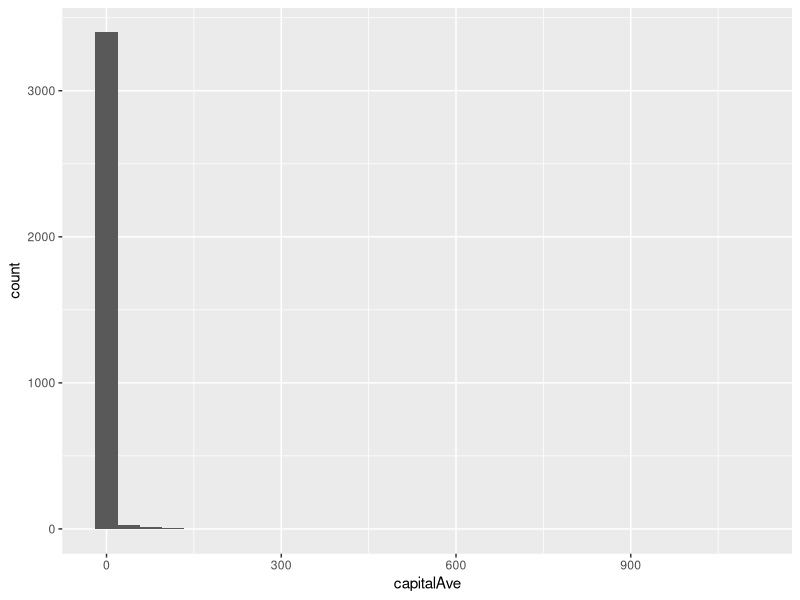

Write the R code that produced this figure. (Note: this script raises an error after producing the figure.)
# ########################################################################################
# JHU Data Science - Summary
# Kevin Guillemot
# 
# ########################################################################################

# ########################################################################################
# R settings
# ########################################################################################

# Clear Environment
rm(list = ls())
#Close all graphs
graphics.off()

# Profiler
#system.time() for a single expression
#Rprof() keeps track of function call stack every 0.02 seconds and print it
#SummaryRprof() organizes. by.self option

# Debugger
#debug(lm) will enter debug mode next time function is called. n for next instruction


# ########################################################################################
# Libraries
# ########################################################################################
library(caret)
library(kernlab)
library(splines)

library(data.table)
library(reshape2)
library(dplyr)
library(ggplot2)
library(RColorBrewer)
library(knitr)


###########################################################################################
# Question framing
###########################################################################################

#General question - What is the goal of the analysis?
# Q: Can I automatically detect spam emails?

#Data question - Question reformulted in data analysis vocabulary
# Q: Can I use quantitative characteristics of the emails to classify them as spam?

#Type of analysis - Descriptive/Exploratory/Inferential/Predictive
# A: Predictive. Given email, predict if it is spam


###########################################################################################
# Raw Data
###########################################################################################

#Type of Analysis - Ideal Dataset 
# Descriptive - Entire population
# Exploratory - Random sample with many variables
# Inferential - Appropriate population and appropriate sampling
# Predictive - Trainging set and test set from the same appropriate population

#Dataset chosen
# Dataset: spam.html
# Dataset desc: UCI machine learning training set
# Data date: 1999-07-01
# Source: https://archive.ics.uci.edu/ml/datasets/Spambase
# Dataset Date: 2017-03-15
# Sampling method: UCI personnal emails
# Preprocessing: yes, but NA

#Enough memory to load data?
#1,000,000 rows and 100 columns of numeric data (8 bytes/numeric) =8.10^8 bytes = 800 MB

#Import data
data("spam")
rawData<-spam

###########################################################################################
# Data cleaning
###########################################################################################

#Data structure
str(rawData)
# Observations in rows 
# Feature in columns with descriptive names (not duplicated, no special characters except . and _)
# One table per type of variable (and per file)
# If multiple tables commum columns to perform joins
# Char should be made into factors when appropriate and should be descriptive (instead of "0" and "1")

#Data type normalization
# Desc: char to factor or build factor


#Missing Data
# Desc: leave/impute


#Subsampling
# Random
trainIndicator <- createDataPartition(y=rawData$type,p=0.75,list = FALSE)
rawTrain <- rawData[trainIndicator,]
rawTest <- rawData[-trainIndicator,]

#k folds
folds <- createFolds(y=rawData$type, k=10, list=TRUE, returnTrain = TRUE)
sapply(folds,length)

#Resampling
folds<-createResample(y=rawData$type,times=10,list=TRUE)

#Time slices
tme<-1:1000
folds<-createTimeSlices(y=tme,initialWindow = 20,horizon = 10)

###########################################################################################
# EDA
###########################################################################################
#Show comparisons: a hypothesis is always relative to another
#Show multivariate data: world is multivariate

#GGplot options
#Scatter: +geom_point()
#Scatter w color/factor: geom_point(aes(color=cyl))
#Lines: +geom_smooth()
#Regression total: +geom_smooth(method = "lm")
#Regression/factor: +geom_smooth(aes(color=cyl),method = "lm")
#Pannels/factor: +facet_grid(.~drv)
#Theme: +theme_bw()
#Title/Axis: +labs(title="hwy")+labs(x="displ",y="hwy")
#Points attributes: geom_point(color="steelblue",size=2,alpha=0.5)

# Color options: 
# display.brewer.all()
# pal <- colorRamPalette(brewer.pal(3, "BuGn"))
# col=pal(10)

#Factors count
# Desc: validate subsampling

#Variability in features
nsv<-nearZeroVar(rawTrain,saveMetrics = TRUE)

#Distribution of a variable
ggplot(data=rawTrain,aes(capitalAve))+
  geom_histogram()
#Data is very skewed, standardize is
trainCapAve<-rawTrain$capitalAve
trainCapAve<-(trainCapAve-mean(trainCapAve))/sd(trainCapAve)
#!! modify the testing set with parameters estimated in the training only
testCapAve<-rawTest$capitalAve
trainCapAve<-(testCapAve-mean(trainCapAve))/sd(trainCapAve)
#can be done with package
preObj<-preProcess(rawTrain[,-58],method = c("center","scale"))

#Relationship between variables
featurePlot(x=rawTrain[,c("charExclamation","chaDollar")],
            y=rawTrain$wage,
            plot = "pairs")

#Create spline features
# creates variables with different degree polynomials to fit
bsBasis<-bs(rawTrain$charDollar,df=3)

#Find features with high correlation with themselves
correlationMatrix<-abs(cor(rawTrain[,-58]))
diag(correlationMatrix)<-0
which(correlationMatrix>0.8,arr.ind=T)

#Use pca to pick features
prcomp<-prcomp(rawTrain[,-58])
#or
preProc<-preProcess(rawTrain[,-58],method = "pca",pcaComp = 2)
trainPC<-predict(preProc,rawTrain[,-58])
#When testing use same
testPC<-predict(preProc,rawTest[,-58])
confusionMatrix(rawTest$type,predict(modelFit,testPC))


# Is data good enough to answer the initial question?
# Confounding: did we miss any important extranal variable
# A: Yes

# Modeling suggested by data
# Desc:

###########################################################################################
# Statistical Analysis
###########################################################################################

# Training

#Source of uncertainty:



#Choice of model:
# regression

modelFit<-train(type ~.,data=rawTrain, method="glm")
modelFit



# Test
predictedSpam=predict(modelFit,newdata=rawTest)


#Results

confusionMatrix(predictedSpam,rawTest$type)

#Residuals
#plot residuals by color of different features (ones not used in model)
#Residual by index to see if trend and identify in model
#actual vs predicted



###########################################################################################
# Interpretation
###########################################################################################

#Type of analysis - Interpretation
#Describes
#Correlates/associated with
#Leads to
#Predicts

#Explanation
# Desc: Fraction of char that are $ sign can be used to predict if email is spam

#Interpret coefficients
# Desc: More $ signs means more Spam under our prediction
# Desc: Any email with more than 6.6% dollar signs is classified as spam


#Interpret measures of uncertainty
# Error rate was 22%


###########################################################################################
# Challenge results
###########################################################################################

#Challenge steps:
#Question
#Data source
#Processing
#Analysis
#Challenge choice of terms to include in model
#Challenge measures of uncertainty
#Potential alternatives
#Interpretation


###########################################################################################
# Synthetize results
###########################################################################################

#Question

#Summarize analyses (only if needed and address a challenge)

#Order analyses according to story rather than chronogically

#Produce figures
